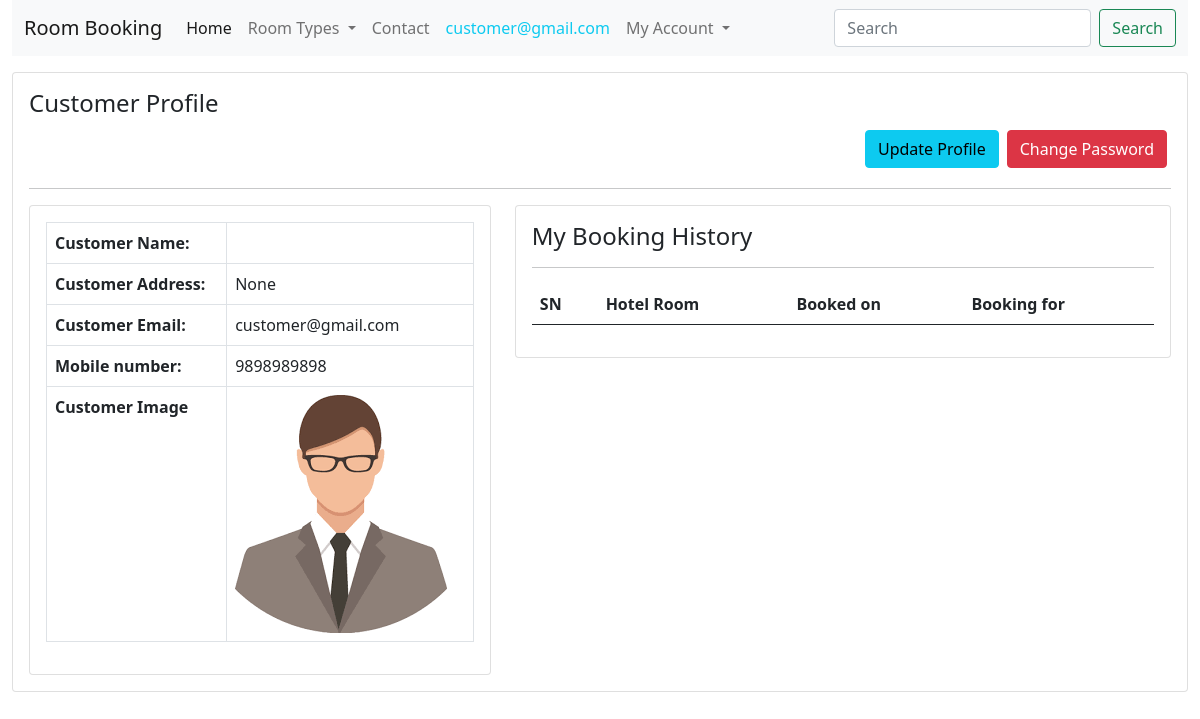
Before: /customer-profile/ (signed in) with the older database file.
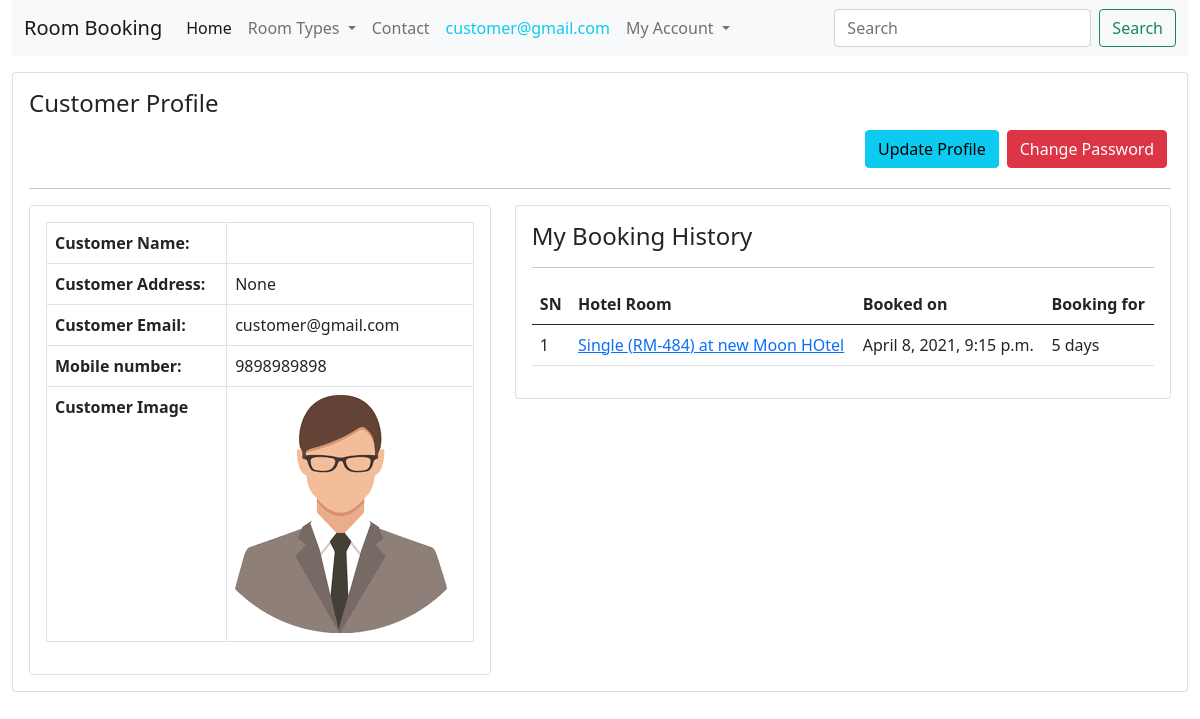
After: the same page with the newer database file.
### hbsapp/models.py (models this page shows, shortened)
class TimeStamp(models.Model):
    created_at = models.DateTimeField(auto_now_add=True)
    updated_at = models.DateTimeField(auto_now=True)
    class Meta:
        abstract = True

class RoomBooking(TimeStamp):
    hotel_room = models.ForeignKey(HotelRoom, on_delete=models.RESTRICT)
    customer = models.ForeignKey(Customer, on_delete=models.RESTRICT)
    total_persons = models.PositiveIntegerField(default=1)
    booking_starts = models.DateField()
    booking_ends = models.DateField()
    message = models.TextField(null=True, blank=True)
    booking_status = models.CharField(max_length=50, choices=BOOKING_STATUS)
    status_remarks = models.CharField(max_length=500, null=True, blank=True)
    customer_checked_in = models.BooleanField(default=False)
    checkin_time = models.DateTimeField(null=True, blank=True)
    checkout_time = models.DateTimeField(null=True, blank=True)
    rating = models.PositiveIntegerField(default=5, choices=RATING)
    amount = models.PositiveIntegerField()
    payment_method = models.ForeignKey(PaymentMethod, on_delete=models.RESTRICT)
    payment_status = models.BooleanField(default=False)
    @property
    def booking_duration(self):
        stay_days = self.booking_ends - self.booking_starts
        stay_days = 1 if stay_days.days == 0 else stay_days.days
        return stay_days

class HotelRoom(TimeStamp):
    hotel = models.ForeignKey(Hotel, on_delete=models.RESTRICT)
    room_type = models.CharField(max_length=50, choices=ROOM_TYPE)
    room_code = models.CharField(max_length=50)
    image = models.ImageField(upload_to="rooms")
    description = models.TextField()
    price = models.PositiveIntegerField()
    view_count = models.BigIntegerField(default=0)

class Hotel(TimeStamp):
    name = models.CharField(max_length=200)
    image = models.ImageField(upload_to="hotels", null=True, blank=True)
    address = models.CharField(max_length=200)
    contact = models.CharField(max_length=200)
    email = models.EmailField(unique=True)

### hbsapp/views.py (the view)
class CustomerProfileView(CustomerRequiredMixin, ClientMixin, View):
    def get(self, request, *args, **kwargs):
        context = self.context
        customer = request.user.customer
        context["customer"] = customer
        context["allbookings"] = RoomBooking.objects.filter(customer=customer).order_by("-id")
        return render(request, "clienttemplates/customerprofile.html", context)

### hbsapp/views.py (called while the page is built)
    def dispatch(self, request, *args, **kwargs):
        self.context = {
            "roomtypes": ROOM_TYPE
        }
        return super(ClientMixin, self).dispatch(request, *args, **kwargs)

    def dispatch(self, request, *args, **kwargs):
        try:
            self.customer = request.user.customer
        except Exception as e:
            print(e)
            return redirect(reverse("hbsapp:customerlogin") + "?next=" + request.path)
        return super(CustomerRequiredMixin, self).dispatch(request, *args, **kwargs)

### templates/clienttemplates/customerprofile.html (shortened to what this page needs)
{% extends 'clienttemplates/clientbase.html' %}
{% load static %}
{% block content %}
<div class="row mt-3">
    <div class="col-md-12">
        <div class="card p-3">
            <div class="row">
                <div class="col-md-12">
                    <h4>Customer Profile</h4>
                    <a href="" class="btn btn-danger m-1" style="float: right;">Change Password</a>
                    <a href="" class="btn btn-info m-1" style="float: right;">Update Profile</a>
                </div>
            </div>
            <hr>
            <div class="row">
                <div class="col-md-5">
                    <div class="card p-3">
                        <div class="row">
                            <div class="col-md-12">
                                <table class="table table-bordered">
                                    <tbody>
                                        <tr>
                                            <th>Customer Name: </th>
                                            <td>{{customer.user.first_name}} {{customer.user.last_name}}</td>
                                        </tr>
                                        <tr>
                                            <th>Customer Address: </th>
                                            <td>{{customer.address}}</td>
                                        </tr>
                                        <tr>
                                            <th>Customer Email: </th>
                                            <td>{{customer.user.username}}</td>
                                        </tr>
                                        <tr>
                                            <th>Mobile number: </th>
                                            <td>{{customer.mobile}}</td>
                                        </tr>
                                        <tr>
                                            <th>Customer Image </th>
                                            <td><img src="{% if customer.profile_image %}{{customer.profile_image.url}}{% else %}{% static 'clientstatic/images/customer.png' %}{% endif %}" class="img-fluid" alt=""></td>
                                        </tr>
                                    </tbody>
                                </table>
                            </div>
                        </div>
                    </div>
                </div>
                <div class="col-md-7">
                    <div class="card p-3">
                        <div class="row">
                            <div class="col-md-12">
                                <h4>My Booking History</h4>
                                <hr>
                                <table class="table">
                                    <thead>
                                        <tr>
                                            <th>SN</th>
                                            <th>Hotel Room</th>
                                            <th>Booked on</th>
                                            <th>Booking for</th>
                                        </tr>
                                    </thead>
                                    <tbody>
                                        {% for booking in allbookings %}
                                        <tr>
                                            <td>{{forloop.counter}}</td>
                                            <td><a href="{% url 'hbsapp:customerbookingdetail' booking.id %}">{{booking.hotel_room.room_type}} ({{booking.hotel_room.room_code}}) at {{booking.hotel_room.hotel.name}} </a></td>
                                            <td>{{booking.created_at}} </td>
                                            <td>{{booking.booking_duration}} days </td>
                                        </tr>
                                        {% endfor %}
                                    </tbody>
                                </table>
                            </div>
                        </div>
                    </div>
                </div>
            </div>
        </div>
    </div>
</div>
{% endblock %}

Changed rows visible on the page:
added RoomBooking: hotel_room.room_type "Single", hotel_room.room_code "RM-484", hotel_room.hotel.name "new Moon HOtel", created_at "April 8, 2021, 9:15 p.m.", booking_duration "5"
